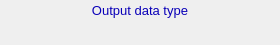
    <widget class="PyDMFrame" name="composite">
      <property name="geometry">
        <rect>
          <x>442</x>
          <y>515</y>
          <width>280</width>
          <height>45</height>
        </rect>
      </property>
      <widget class="PyDMFrame" name="composite_1">
        <property name="geometry">
          <rect>
            <x>31</x>
            <y>25</y>
            <width>249</width>
            <height>20</height>
          </rect>
        </property>
        <widget class="QLabel" name="text_1">
          <property name="geometry">
            <rect>
              <x>442</x>
              <y>515</y>
              <width>90</width>
              <height>20</height>
            </rect>
          </property>
          <property name="text">
            <string>Data type</string>
          </property>
          <property name="font" stdset="0">
            <font>
              <pointsize>10</pointsize>
            </font>
          </property>
          <property name="brush" stdset="0">
            <brush brushstyle="SolidPattern">
              <color alpha="255">
                <red>0</red>
                <green>0</green>
                <blue>0</blue>
              </color>
            </brush>
          </property>
          <property name="toolTip">
            <string>text_1</string>
          </property>
          <property name="alignment">
            <set>Qt::AlignRight|Qt::AlignTrailing|Qt::AlignVCenter</set>
          </property>
          <property name="styleSheet">
            <string notr="true">QLabel#text_1 {
  color: rgb(0, 0, 0);
  }</string>
          </property>
        </widget>
        <widget class="PyDMEnumComboBox" name="menu">
          <property name="geometry">
            <rect>
              <x>543</x>
              <y>516</y>
              <width>80</width>
              <height>18</height>
            </rect>
          </property>
          <property name="toolTip">
            <string>${prefix}DataTypeOut</string>
          </property>
          <property name="channel" stdset="0">
            <string>ca://${prefix}DataTypeOut</string>
          </property>
          <property name="font" stdset="0">
            <font>
              <pointsize>10</pointsize>
            </font>
          </property>
          <property name="styleSheet">
            <string notr="true">PyDMEnumComboBox#menu {
  color: rgb(0, 0, 0);
  background-color: rgb(115, 223, 255);
  }</string>
          </property>
        </widget>
        <widget class="PyDMLabel" name="text_update">
          <property name="geometry">
            <rect>
              <x>629</x>
              <y>516</y>
              <width>62</width>
              <height>18</height>
            </rect>
          </property>
          <property name="toolTip">
            <string>PV: ${prefix}DataTypeOut_RBV</string>
          </property>
          <property name="channel" stdset="0">
            <string>ca://${prefix}DataTypeOut_RBV</string>
          </property>
          <property name="font" stdset="0">
            <font>
              <pointsize>10</pointsize>
            </font>
          </property>
          <property name="alignment">
            <set>Qt::AlignCenter</set>
          </property>
          <property name="textInteractionFlags">
            <set>Qt::TextSelectableByKeyboard|Qt::TextSelectableByMouse</set>
          </property>
          <property name="styleSheet">
            <string notr="true">PyDMLabel#text_update {
  color: rgb(10, 0, 184);
  background-color: rgb(187, 187, 187);
  }</string>
          </property>
        </widget>
      </widget>
      <widget class="PyDMDrawingRectangle" name="rectangle_2">
        <property name="geometry">
          <rect>
            <x>0</x>
            <y>0</y>
            <width>280</width>
            <height>21</height>
          </rect>
        </property>
        <property name="brush" stdset="0">
          <brush brushstyle="SolidPattern">
            <color alpha="255">
              <red>218</red>
              <green>218</green>
              <blue>218</blue>
            </color>
          </brush>
        </property>
        <property name="penStyle" stdset="0">
          <enum>Qt::SolidLine</enum>
        </property>
        <property name="penColor" stdset="0">
          <color>
            <red>218</red>
            <green>218</green>
            <blue>218</blue>
          </color>
        </property>
        <property name="penWidth" stdset="0">
          <double>0</double>
        </property>
        <property name="penCapStyle" stdset="0">
          <enum>Qt::FlatCap</enum>
        </property>
        <property name="toolTip">
          <string>rectangle_2</string>
        </property>
      </widget>
      <widget class="QLabel" name="text_2">
        <property name="geometry">
          <rect>
            <x>5</x>
            <y>0</y>
            <width>270</width>
            <height>20</height>
          </rect>
        </property>
        <property name="text">
          <string>Output data type</string>
        </property>
        <property name="font" stdset="0">
          <font>
            <pointsize>10</pointsize>
          </font>
        </property>
        <property name="brush" stdset="0">
          <brush brushstyle="SolidPattern">
            <color alpha="255">
              <red>10</red>
              <green>0</green>
              <blue>184</blue>
            </color>
          </brush>
        </property>
        <property name="toolTip">
          <string>text_2</string>
        </property>
        <property name="alignment">
          <set>Qt::AlignCenter</set>
        </property>
        <property name="styleSheet">
          <string notr="true">QLabel#text_2 {
  color: rgb(10, 0, 184);
  }</string>
        </property>
      </widget>
    </widget>
